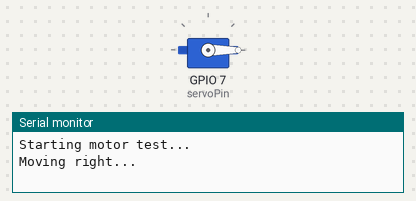
The sketch below on a simulated ESP32. Shown: servo, the last lines printed to the serial monitor.

Above: at 0.05 s.
At 10.0 s:
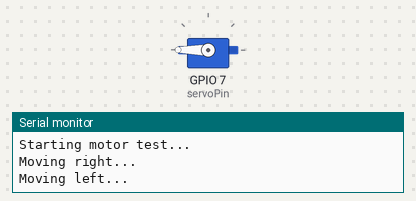
Timing chart, 0 to 13.0 s (numbered marks = the images above):
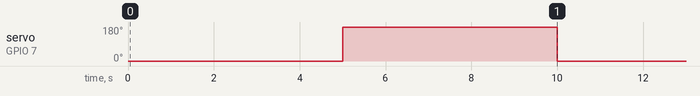

The sketch:

MOTOR_Test.ino
```cpp
#include <ESP32Servo.h>

Servo myServo;  // Create servo object
const int servoPin = 7;  // GPIO pin for the servo signal (adjust as needed)
int servoAngle = 0; // 0 for right, 1 for left

void setup() {
    Serial.begin(115200);
    while (!Serial) delay(10);  // Wait for serial
    Serial.setDebugOutput(true);
    Serial.println("Starting motor test...");
    myServo.attach(servoPin, 750, 2250);  // Attach the servo to the specified pin
    // Serial.println("Enter an angle between 0 and 180:");
}

void loop() {
    // if (Serial.available()) {
    //     String input = Serial.readStringUntil('\n'); // Read input until newline
    //     int angle = input.toInt(); // Convert input to integer

    //     if (angle >= 0 && angle <= 180) {
    //         myServo.write(angle);
    //         Serial.print("Moved servo to: ");
    //         Serial.println(angle);
    //     } else {
    //         Serial.println("Invalid input. Enter a value between 0 and 180.");
    //     }
    // }

    if(servoAngle == 0){
      Serial.println("Moving right...");
      myServo.write(servoAngle);
      servoAngle = 180;
    }
    else if(servoAngle == 180){
      Serial.println("Moving left...");
      myServo.write(servoAngle);
      servoAngle = 0;
    }
    else{
      servoAngle = 0;
    }
    delay(5000);
}
```

Measured:
- by itself, servo on GPIO 7 (servoPin): alternates 180° for 5.0 s and 0° for 5.0 s
